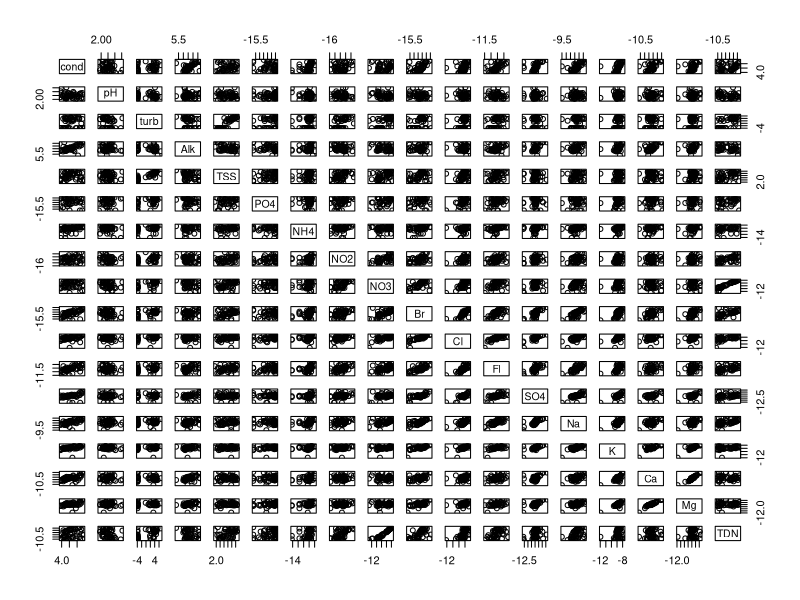
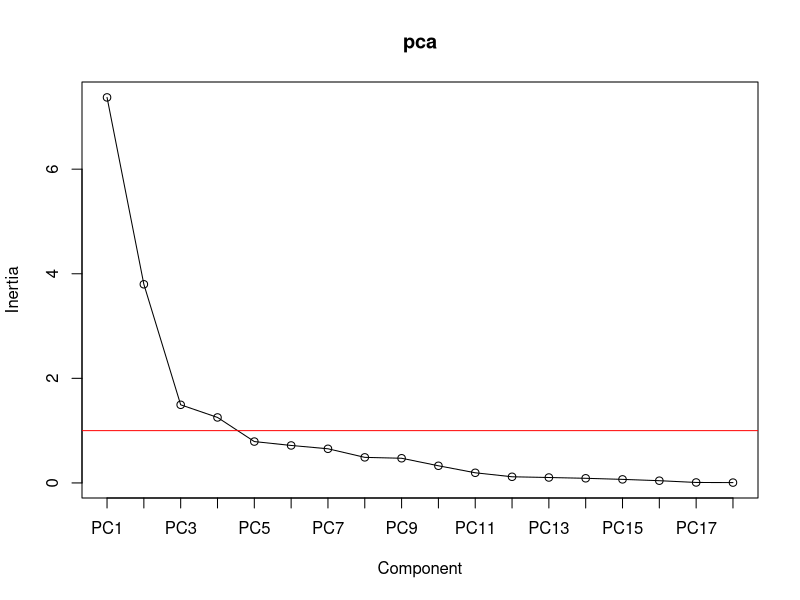

Reproduce these figures in R, in order. (Note: this script raises an error after producing the figures.)
## ---- chunk 1
knitr::opts_chunk$set(fig.width=5, fig.height=5, fig.align="center", collapse = TRUE, comment = "##", dev="png")
library(RColorBrewer)
cols = brewer.pal(8, "Set1")

## to use tables
library(knitr)
library(kableExtra)
## ---- chunk 2
library(vegan)
library(shape) # nice arrows
mara<-read.table(file="data/MaraRiver.txt",header=TRUE) # water chemistry in 54 streams, 3 types of landuse

wc<-log(mara[-c(5,6),9:26]) # delete two cases with NA data, log-transform concentration data
landuse<-mara$landuse[-c(5,6)]
plot(wc) # check potential for PCA by correlation plot

pca<-prcomp(scale(wc),retx=T,center=F,scale.=F)
pca<-prcomp(wc,retx=T,center=T,scale.=T)   # equivalent to line above

summary(pca)

pca$sdev # stdevs of PCs (squares are eigenvalues)

head(scores<-pca$x) # site scores on all PCs

head(scale(wc) %*% pca$rotation) # to manually compute scores from variables and loadings
head(loadings<-pca$rotation) # the variable loadings

# how many axes should be kept?)
screeplot(pca,npcs=length(pca$sdev),type = "lines") # plots eigenvalues vs. component #
abline(h=1,col="red")
# -> the first 3-4 PCs seem useful, and just PC1 and PC2 alone are already explaining a lot of overall variance
# eigenvalue of PC5<1, so PC5 contributes less than one original variable (Kaiser-Guttman criterion)

# for a DISTANCE BIPLOT (focus is on sites, "scaling 1")
# each principal component has variance given by eigenvalue, loadings remain unscaled
plot(scores[,1:2],asp=1,pch=21,bg=landuse) # note asp=1
arrows<-loadings*7 # with extension factor
Arrows(x0=0,y0=0,x1=arrows[,1],y1=arrows[,2],col="darkgreen")
text(x=arrows[,1]*1.3,y=arrows[,2]*1.2,labels=names(wc),cex=0.7)

biplot(pca,scale=0)
# in this plot:
# 1) distances among sites are approximating true Euclidean distances in multivariate space
# 2) angles between arrows do not reflect correlations among variables
# 3) projecting site on descriptor at right angle gives its appr. descriptor value

# for a CORRELATION BIPLOT (focus is on variables, "scaling 2")
# each principal component is weighted by 1/sqrt(eigenvalue), so it has variance 1
var(scores[,1]/pca$sdev[1]) # just demo
plot(scores[,1]/pca$sdev[1],scores[,2]/pca$sdev[2],pch=21,bg=landuse,asp=1)
# loadings are weighted by sqrt(eigenvalues)
arrows<-loadings*matrix(pca$sdev,nrow=nrow(loadings),ncol=ncol(loadings),byrow=TRUE)
arrows<-arrows*2 # choose extension factor
Arrows(x0=0,y0=0,x1=arrows[,1],y1=arrows[,2],col="purple")
# as alternative just compute correlation of scores with original data ("structure coefficients")
(structure<-cor(wc,scores))
structure<-2*structure
Arrows(x0=0,y0=0,x1=structure[,1],y1=structure[,2],col="red")
text(x=arrows[,1]*1.3,y=arrows[,2]*1.2,labels=names(wc),cex=0.7)

biplot(pca,scale=1)
# in this plot
# 1) distances among sites are not approximating true Euclidean distances in multivariate space
# 2) angles between arrows reflect correlations among variables (NOT proximity of arrow heads)
# 3) projecting site on descriptor at right angle gives its appr. descriptor value

# PCA using the rda function from the vegan package
pca2<-rda(X=wc,scale=TRUE)
summary(pca2,scaling=1)
scores(wc,scaling=0)
biplot(pca2,scaling=1)
biplot(pca2,scaling=2)
# note different scaling factors, but solution remains same


##############################
# some follow-up suggestions #
# test PCA-axes for effect of landuse or stream size (as log(Q)) using ANOVA or ANCOVA
# correlate PCA-axes with other potential "controlling" variables (e.g. TDN, canopy cover) to give "meta-dimensions" more meaning
# useful function envfit() to relate additional variables to the ordination space
## ---- chunk 3
zwc<-scale(wc) # must at least be centered even if dimensionally homogeneous!
xmat<-data.frame(logQ=log(mara$Q),logTDN=log(mara$TDN),canopy=mara$canopy)[-c(5,6),]

rda<-rda(zwc~logQ+logTDN+canopy,data=xmat) # take care: confusing X and Y argument names

# actual RDA output check
summary(rda)
?cca.object
RsquareAdj(rda) # redundancy statistic (fractional amount of variation of the response data matrix explained by constraints)

# hypothesis tests #
# testing the first axis (global test)
anova(rda)
anova(rda,first=TRUE)

# testing all axes sequentially (preceding axes are taken as constraints)
anova(rda,by="axis",model="direct",perm.max=9999,step=1000)

# testing the individual terms=constraints
anova(rda,by="terms",model="direct",perm.max=9999,step=1000)  # tests terms sequentially, order matters!
anova(rda,by="margin",model="direct",perm.max=9999,step=1000) # tests each term in full model (like drop1() function)

###################
# making triplots #

# again various types of scaling for the plotting step:
# scaling 1 "distance triplot"
# only angles between constraints and responses reflect their correlations (not angles among responses)
# distances among sites reflect their Euclidean distances

# scaling 2 "correlation triplot"
# all angles between constraints and responses reflect correlations 
# distances among sites do not reflect their Euclidean distances

# in both scaling types sites can be projected on constraints and on responses
# factor constraints are shown as centroids instead of arrows, projecting works identical 

# scaling 3 is compromise

# build an RDA scaling type 1 triplot
plot(rda,scaling=1)

(sites<-scores(rda,choices=c(1,2),display="sites",scaling=1)) 

(lcs<-scores(rda,choices=c(1,2),display="lc",scaling=1)) # fitted/constrained site scores

(species<-scores(rda,choices=c(1,2),display="sp",scaling=1)*0.5)

(constraints<-scores(rda,choices=c(1,2),display="bp",scaling=1)*2)

plot(sites,asp=1,pch=21,bg=landuse,ylim=c(-1.5,1.5))
Arrows(x0=0,y0=0,x1=constraints[,1],y1=constraints[,2],lwd=1.5,col="blue")
text(constraints[,1:2]*1.1,label=rownames(constraints),pos=4,cex=0.8,col="blue")

Arrows(x0=0,y0=0,x1=species[,1],y1=species[,2],lwd=1,arr.length=0)
text(species[,1:2]*1.1,label=rownames(species),pos=4,cex=0.6)
## ---- chunk 4
data(varespec) # a R dataset on vegetation
data(varechem) # soil chemistry
head(varespec)
head(varechem)
apply(varespec,1,sum) # approximate 100 (total cover), "absolute" abundance data

# correspondence analysis #
# run a CA just based on the species data (unconstrained!)
vare.ca<-cca(X=varespec) # function also used for CCA, but here only one matrix X is supplied

summary(vare.ca,scaling=1)
# summary(vare.ca,scaling=2)
# again two different types of scaling are possible for biplots

# scaling 1 (distances among sites matter)
# distances among sites approximate their chi^2 distance
# close sites have similar species abundances
# a site, which is near a specific species, has a high contribution of that species 

# scaling 2 (relationships among species matter)
# distances among species approximate their chi^2 distance
# close species have similar abundances across sites
# a species, which is near a specific site, is more likely to be found at that site

plot(vare.ca,scaling=1)
plot(vare.ca,scaling=2)
plot(vare.ca,scaling=3) # a compromise
# for any scaling take care when interpreting species close to origin:
# these are "everywhere" or have optimum right at the origin (i.e., optimum with regard to both axis shown)

# for more controlled plotting
species.scores<-scores(vare.ca,display="species",scaling=2)
site.scores<-scores(vare.ca,display="sites",scaling=2)

plot(site.scores,col="black",pch=21,xlim=c(-2,2),ylim=c(-2,2))
text(species.scores,col="red",label=names(varespec),cex=0.7)

# post-hoc fitting of an environmental variable
names(varechem)
(ef<-envfit(vare.ca,varechem[,12:13],permutations=1999))
plot(ef)

###########################
# canonical correspondence analysis #
vare.cca<-cca(Y=varespec,X=varechem) # note strange terminology of X and Y in vegan (don´t ask)
vare.cca<-cca(varespec~.,varechem) # hypothesis tests need formula interface (don´t ask)

summary(vare.cca,scaling=1)
summary(vare.cca,scaling=2)
# again two different types of scaling are possible for triplots

# hypothesis tests #
# testing the first axis (global test)
anova(vare.cca)
anova(vare.cca,first=TRUE)

# testing all axes sequentially (preceding axes are taken as constraints)
anova(vare.cca,by="axis",model="direct",perm.max=9999,step=1000)

# testing the individual terms=constraints
anova(vare.cca,by="terms",model="direct",perm.max=9999,step=1000)  # tests terms sequentially, order matters!
anova(vare.cca,by="margin",model="direct",perm.max=9999,step=1000) # tests each term in full model (like drop1() function)

# quite a lot of variables in the constraining matrix, maybe selection would be adequate
# --> function ordistep()

###################
# making triplots #

# again various types of scaling for the plotting step:
# scaling 1 "distance triplot"
# sites can be projected on constraints
# sites close to centroid of factor constraint are more likely to possess the specific state (factor level)
# distances among sites reflect their Chi^2 distances

# scaling 2 "correlation triplot"
# species can be projected on constraints (to give their optimum)
# species close to centroid of factor constraint are more likely to be found in the respective sites
# distances among sites do not reflect their Chi^2 distances

# scaling 3 is compromise

plot(vare.cca,scaling=1,display=c("species","sites"))
plot(vare.cca,scaling=1,display=c("species","sites","bp"))
plot(vare.cca,scaling=2)
plot(vare.cca,scaling=3) # a compromise
# for any scaling take care when interpreting species close to origin:
# these are "everywhere" or have optimum right at the origin (i.e., optimum with regard to both axis shown)

# for more controlled plotting compute scores individually

(species<-scores(vare.cca,display="species",scaling=2))

(lcs<-scores(vare.cca,display="lc",scaling=2)) # fitted site scores

(sites<-scores(vare.cca,display="sites",scaling=2)) # unfitted site scores

(constraints<-scores(vare.cca,choices=c(1,2),display="bp",scaling=2))

plot(sites,col="black",pch=21,xlim=c(-2,2),ylim=c(-2,2))
text(species,col="red",label=names(varespec),cex=0.7)
Arrows(x0=0,y0=0,x1=constraints[,1],y1=constraints[,2],lwd=1.5,col="blue")
text(constraints[,1:2]*1.1,label=rownames(constraints),pos=4,cex=0.8,col="blue")
## ---- chunk 5
lipids<-read.table(file="data/BacterialMembrane.txt",header=TRUE)
names(lipids)
lip_data<-lipids[,4:20]
# abbreviations: MU = mono-unsaturated, SA = saturated, nb = non-branched, b = branched
# SA_branprop = proportion of branched and saturated FAs
# theory: unsaturated and branched FAs increase fluidity of membrane
# test (i) adaptation vs. (ii) acclimatization to temperature by changing FA composition of membranes

isolate<-factor(lipids$isolate)
temperature<-factor(lipids$temperature)
combifac<-factor(paste(temperature,"_",isolate,sep=""))

## distance matrix: Euclidean distance on arcsine-sqr-data
as_lip_data<-asin(sqrt(lip_data)) # very old-school, better don´t do ;-)
lipids_distE<-vegdist(as_lip_data, method="euclidean") 

## alternatively: Bray-Curtis distance with proportional data
lipids_distBC<-vegdist(lip_data, method="bray")

# cluster analysis #
# various agglomeration methods available and the choice is important, explore method=
# "single": nearest neighbour counts (good for gradients, but makes chains)
# "complete": all group members must be close, farthest group member counts (makes small spheric groups, good to find outliers)
# "average": compromise average strategy, new member joins at mean distance to all group members, actually UPGMA
# "ward.D": aims at minimizing within-group sums of squares of distances
lipids_cluster<-hclust(lipids_distBC, method = "ward.D")
lipids_cluster$height<-sqrt(lipids_cluster$height) # may help

# then compare effect of agglomeration method on dendrogram
plot(lipids_cluster, hang = -1, labels = combifac, ylab = "BC")

# which agglomeration method (and thus dendrogram) is best?
cophenetic(lipids_cluster) # linkage distances in dendrogram
plot(lipids_distBC,cophenetic(lipids_cluster))
cor(lipids_distBC,cophenetic(lipids_cluster),method="spearman")

cutree(lipids_cluster,k=4)
cutree(lipids_cluster,h=0.05)

plot(lipids_cluster, hang = -1, labels = combifac, ylab = "BC")
rect.hclust(lipids_cluster,k=4) # or specify height h instead of k

## ---- chunk 6
# using the same distance matrix as cluster analysis 
pcoa<-cmdscale(lipids_distBC,k=2,eig=TRUE,add=TRUE)
# argument add=TRUE means a constant is added to distances to avoid negative eigenvalues

cumsum(pcoa$eig/sum(pcoa$eig)) # contributions of various PCoA axes
# first two axes cover 67% of variation of distances

pcoa$points # the site scores (coordinates in reduced space)

col.isolate<-isolate
levels(col.isolate)<-c("white","red")
col.isolate<-as.character(col.isolate)

pch.temperature<-as.numeric(as.character(temperature))
pch.temperature[pch.temperature==6]<-21
pch.temperature[pch.temperature==28]<-23

plot(pcoa$points,pch=pch.temperature,bg=col.isolate)
legend("topleft",pch=c(21,21,23,23),pt.bg=c("white","red","white","red"),
       legend=c("6°C - warm isolate","6°C - cold isolate","28°C - warm isolate","28°C - cold isolate"),cex=0.6)
## ---- chunk 7
# non-metric multidimensional scaling (NMDS) #
# note that all resulting axes are equally important, plots may be rotated as needed

# using the same distance matrix as cluster analysis 
#mds_lipids<-isoMDS(lipids_distBC, k = 2, maxit=1000)
mds_lipids<-metaMDS(comm=lip_data, distance="bray", k = 2,trymax=100)

mds_lipids$stress # approximately 6.8% of dissimilarities remain unrepresented
mds_lipids$points # the site scores
stressplot(mds_lipids,lipids_distBC)
(gof<-goodness(mds_lipids,statistic="distance")) # goodness of fit by NMDS for each sample

# plotting of MDS scores
plot(mds_lipids$points,asp=1,xlab="MDS dimension 1",ylab="MDS dimension 2")
points(mds_lipids$points,pch=pch.temperature,bg=col.isolate,cex=gof*200) # to check goodness of fit, large symbol means bad fit

legend("topleft",pch=c(21,21,23,23),pt.bg=c("white","red","white","red"),
	legend=c("6°C - warm isolate","6°C - cold isolate","28°C - warm isolate","28°C - cold isolate"),cex=0.7)
## ---- chunk 8
plot(mds_lipids$points,pch=pch.temperature,bg=col.isolate,asp=1,xlab="MDS dimension 1",ylab="MDS dimension 2",cex=2)
ordispider(mds_lipids$points,groups=combifac)
## ---- chunk 9
# PERMANOVA - non-parametric permutational MANOVA #
# a multivariate hypothesis test: 
# two factors and 1 multivariate response = "membrane FA composition"

# first testing for homogeneity of dispersion (homogeneous distances to group centroids)
disp.check<-betadisper(lipids_distBC,combifac)
disp.check$distances
boxplot(disp.check$distances~combifac)
anova(lm(disp.check$distances~combifac))
anova(disp.check)
permutest(disp.check)

# the actual PERMANOVA
adonis(lipids_distBC~isolate*temperature)
## ---- chunk 10
cap<-capscale(lipids_distBC~isolate*temperature)
summary(cap)

anova(cap,by="axis",model="direct",perm.max=9999,step=1000)
anova(cap,by="terms",model="direct",perm.max=9999,step=1000)

# all functions more or less taken from RDA
# e.g. to get site scores for plotting
#scores(cap,display="sites")[,1:2]
